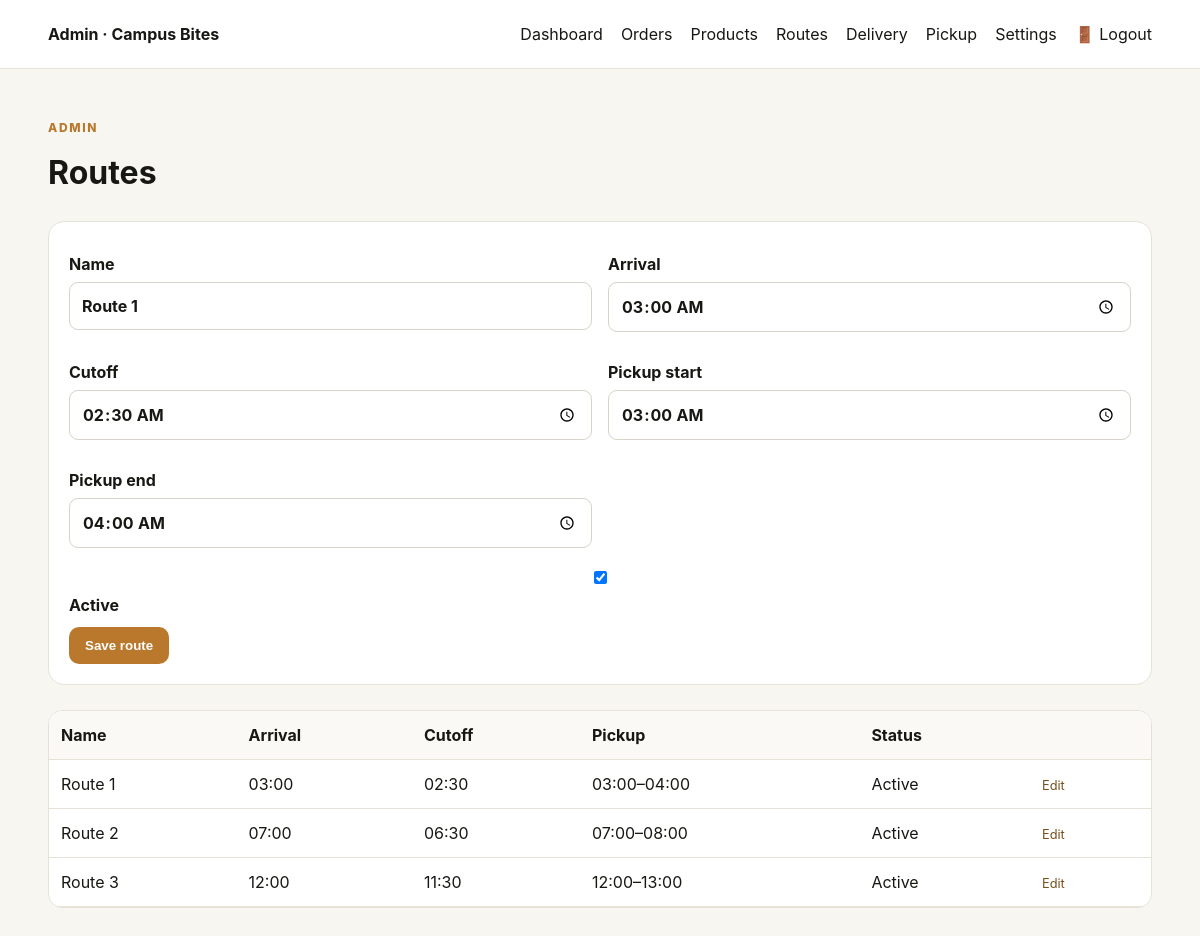
The page /admin_routes.php (signed in) on the database its author committed.
### tables this page shows
CREATE TABLE IF NOT EXISTS routes (
  id INT AUTO_INCREMENT PRIMARY KEY,
  name VARCHAR(80) NOT NULL,
  arrival_time TIME NOT NULL,
  cutoff_time TIME NOT NULL,
  pickup_start TIME NOT NULL,
  pickup_end TIME NOT NULL,
  status TINYINT(1) DEFAULT 1
);

### config.php (called while the page is built, shortened)
<?php
function e($value) {
    return htmlspecialchars((string)$value, ENT_QUOTES, 'UTF-8');
}
?>

### admin_routes.php (the view, shortened to what this page needs)
<?php include "admin_header.php";
$edit=null;if(isset($_GET['edit'])){$id=(int)$_GET['edit'];$st=$conn->prepare("SELECT * FROM routes WHERE id=?");$st->bind_param("i",$id);$st->execute();$edit=$st->get_result()->fetch_assoc();}
$routes=$conn->query("SELECT * FROM routes ORDER BY arrival_time");
?>
<div class="page-title"><p class="eyebrow">ADMIN</p><h1>Routes</h1></div>
<form method="post" class="form-card"><input type="hidden" name="id" value="<?= (int)($edit['id']??0) ?>"><div class="form-grid"><label>Name<input name="name" required value="<?= e($edit['name']??'Route 1') ?>"></label><label>Arrival<input type="time" name="arrival_time" required value="<?= e($edit['arrival_time']??'03:00') ?>"></label><label>Cutoff<input type="time" name="cutoff_time" required value="<?= e($edit['cutoff_time']??'02:30') ?>"></label><label>Pickup start<input type="time" name="pickup_start" required value="<?= e($edit['pickup_start']??'03:00') ?>"></label><label>Pickup end<input type="time" name="pickup_end" required value="<?= e($edit['pickup_end']??'04:00') ?>"></label></div><label><input type="checkbox" name="status" <?= (($edit['status']??1)?'checked':'') ?>> Active</label><button class="btn" type="submit">Save route</button></form>
<div class="table-wrap"><table><thead><tr><th>Name</th><th>Arrival</th><th>Cutoff</th><th>Pickup</th><th>Status</th><th></th></tr></thead><tbody><?php while($r=$routes->fetch_assoc()): ?><tr><td><?= e($r['name']) ?></td><td><?= e(date('H:i',strtotime($r['arrival_time']))) ?></td><td><?= e(date('H:i',strtotime($r['cutoff_time']))) ?></td><td><?= e(date('H:i',strtotime($r['pickup_start']))) ?>–<?= e(date('H:i',strtotime($r['pickup_end']))) ?></td><td><?= $r['status']?'Active':'Off' ?></td><td><a class="tiny-link" href="?edit=<?= (int)$r['id'] ?>">Edit</a></td></tr><?php endwhile; ?></tbody></table></div>
<?php include "admin_footer.php"; ?>

### style.css (style rules this page uses)
:root { --bg:#f7f6f1;--card:#fff;--text:#171713;--muted:#6f6d63;--line:#e6e2d7;--accent:#b9782b;--dark:#22221e;--good:#2d7a4b;--bad:#a33a32 }
* { box-sizing:border-box }
body { margin:0;background:var(--bg);color:var(--text);font-family:Inter,system-ui,-apple-system,Segoe UI,Arial,sans-serif;line-height:1.5 }
.eyebrow { font-size:.75rem;letter-spacing:.14em;font-weight:800;color:var(--accent);text-transform:uppercase }
.section-head h2,.page-title h1 { margin:0 }
.btn { display:inline-block;border:0;background:var(--accent);color:#fff;text-decoration:none;padding:11px 16px;border-radius:10px;font-weight:750;cursor:pointer }
label { display:flex;flex-direction:column;gap:6px;font-weight:650;margin:10px 0 }
input,select,textarea { font:inherit;padding:11px 12px;border:1px solid #d7d3c8;border-radius:9px;background:#fff;color:var(--text) }
.page-title { padding:38px 0 24px }
.info-card,.admin-card,.form-card,.tracking-card,.empty,.order-summary { background:#fff;border:1px solid var(--line);border-radius:16px;padding:20px }
.form-grid { display:grid;grid-template-columns:repeat(2,1fr);gap:8px 16px }
.form-card { margin-bottom:25px }
.table-wrap { overflow:auto;background:#fff;border:1px solid var(--line);border-radius:14px;margin:18px 0 35px }
table { width:100%;border-collapse:collapse;min-width:760px }
th,td { text-align:left;padding:12px;border-bottom:1px solid var(--line);vertical-align:middle }
th { background:#faf9f5 }
.tiny-link { font-size:.8rem;color:#76501d;margin-right:6px;text-decoration:none }

### rows shown on the page
routes: name "Route 1", arrival_time "03:00", cutoff_time "02:30", pickup_start "03:00", pickup_end "04:00", status "Active"
routes: name "Route 2", arrival_time "07:00", cutoff_time "06:30", pickup_start "07:00", pickup_end "08:00", status "Active"
routes: name "Route 3", arrival_time "12:00", cutoff_time "11:30", pickup_start "12:00", pickup_end "13:00", status "Active"

### other values the page prints
setting('business_name','Campus Bites') "Campus Bites"
